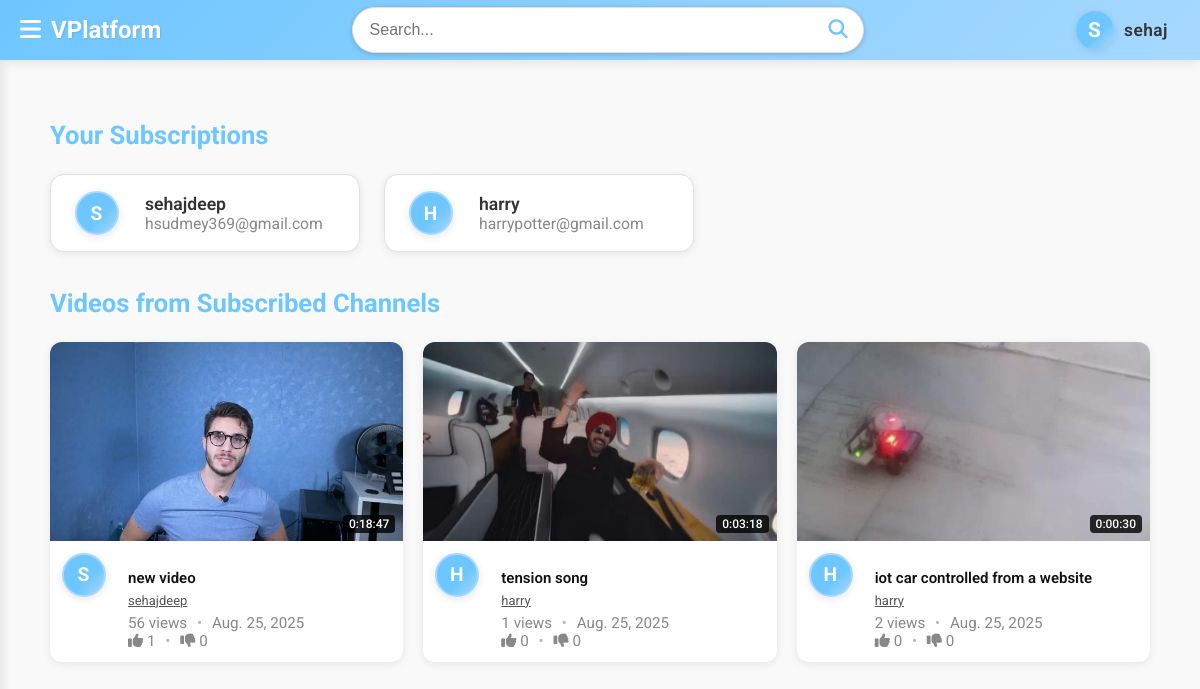
The app's page /subscription/ (signed in) with its own data.
### videos_display/models.py (models this page shows, shortened)
class Video(models.Model):
    username = models.CharField(max_length=100)
    email = models.EmailField()
    title = models.CharField(max_length=200)
    description = models.CharField(max_length=2000)
    published_date = models.DateField(auto_now=True)
    category = models.CharField(max_length=25)
    video = models.FileField(upload_to='videos/')
    thumbnail = models.ImageField(upload_to='thumbnails/', null=True, blank=True)
    duration = models.CharField(max_length=8, blank=True, null=True)  # in seconds
    views = models.PositiveIntegerField(default=0)
    likes = models.PositiveIntegerField(default=0)
    dislikes = models.PositiveIntegerField(default=0)

### videos_display/views.py (the view)
# urls.py: path('subscription/',vd_views.subscriptions,name='subscriptions'),
def subscriptions(request):
    if request.user.is_authenticated:
        user = request.user
        subscriptions = user.subscriptions.select_related('channel').all()
        subscribed_channels = [sub.channel for sub in subscriptions]
        subscribed_videos = Video.objects.filter(username__in=[c.username for c in subscribed_channels]).order_by('-published_date')
        return render(request, 'videos_display/subscriptions.html', {
            'subscribed_channels': subscribed_channels,
            'subscribed_videos': subscribed_videos,
        })
    else:
        return render(request, 'User/sign_in_request_page.html')

### videos_display/templates/videos_display/subscriptions.html (shortened to what this page needs)
{% extends 'base.html' %}
{% block extra_css %}
<link rel="stylesheet" href="/static/css/subscriptions.css">
{% endblock %}
{% block content %}
<div class="subscriptions-container">
    <h2 class="subscriptions-title">Your Subscriptions</h2>
    <div class="subscriptions-list">
        {% for channel in subscribed_channels %}
        <div class="subscription-card">
            <div class="channel-avatar user-avatar user-avatar-circle" title="{{ channel.username }}">
                <span class="user-avatar-initial">{{ channel.username|slice:':1'|upper }}</span>
            </div>
            <div class="channel-details">
                <div class="channel-username">{{ channel.username }}</div>
                <div class="channel-email">{{ channel.email }}</div>
            </div>
        </div>
        {% empty %}
        <p>You are not subscribed to any channels.</p>
        {% endfor %}
    </div>
    <h3 class="subscriptions-title" style="margin-top:36px;">Videos from Subscribed Channels</h3>
    <div class="subscribed-videos-grid">
        {% for video in subscribed_videos %}
        <div class="video-card">
            <div class="thumbnail-container">
                <a href="/video/{{ video.id }}/">
                    <img src="{{ video.thumbnail.url }}" alt="{{ video.title }}">
                    <div class="duration-badge">{{ video.duration }}</div>
                </a>
            </div>
            <div class="video-info">
                <div class="channel-avatar user-avatar user-avatar-circle" title="{{ video.username }}">
                    <span class="user-avatar-initial">{{ video.username|slice:':1'|upper }}</span>
                </div>
                <div class="video-details">
                    <h3 class="video-title">
                        <a href="/video/{{ video.id }}/">{{ video.title }}</a>
                    </h3>
                    <div class="channel-info">
                        <a href="#" class="channel-name">{{ video.username }}</a>
                    </div>
                    <div class="video-stats">
                        <span>{{ video.views }} views</span>
                        <span class="stat-separator">•</span>
                        <span>{{ video.published_date }}</span>
                        <br>
                        <i class="fas fa-thumbs-up"></i> {{ video.likes }}
                        <span class="stat-separator">•</span>
                        <i class="fas fa-thumbs-down"></i> {{ video.dislikes }}
                    </div>
                </div>
            </div>
        </div>
        {% empty %}
        <p>No videos from your subscriptions yet.</p>
        {% endfor %}
    </div>
</div>
{% endblock %}

### templates/base.html (shortened to what this page needs)
{% load static %}
<!DOCTYPE html>
<html lang="en">
<head>
    <link rel="stylesheet" href="https://cdnjs.cloudflare.com/ajax/libs/font-awesome/6.4.0/css/all.min.css">
    <link rel="stylesheet" href="{% static 'css/base.css' %}">
    {% block extra_css %}
    {% endblock %}
</head>
<body>
    <div class="wrapper">
        <div class="top-bar">
            <div class="top-left">
                <button type="button" id="sidebarCollapse" class="btn">
                    <i class="fas fa-bars"></i>
                </button>
                <a class="site-title" href="/">VPlatform</a>
            </div>
            <div class="search-container">
                <div >
                    <form method="get" action="/results/" class="search-box">
                        <input type="text" placeholder="Search..." name="search_query" value="{{request.GET.search_query}}" />
                        <button type="submit"><i class="fas fa-search"></i></button>
                    </form>
                    </div>
            </div>
                {% if user.is_authenticated %}
                <a href="/user_info/" class="user-profile-container user-profile-link">
                    <div class="user-avatar user-avatar-circle">
                        <span class="user-avatar-initial">{{ user.username|slice:":1"|upper }}</span>
                    </div>
                    <span class="username-text">{{ user.username }}</span>
                </a>
                {% else %}
                <a href="/sign_in" class="sign-in">Sign In</a>
                {% endif %}
        </div>
        <div id="content">
            {% block content%}
            {% endblock %}
        </div>
    </div>
</body>
</html>

### static/css/base.css (style rules this page uses)
:root { --primary-color: #6ec6ff; --secondary-color: #a7d8ff; --background-color: #f9f9f9; --text-color: #333333; --text-color-light: #ffffff; --border-color: #e0e0e0; }
body { font-family: 'Roboto', sans-serif; background-color: var(--background-color); color: var(--text-color); margin: 0; padding: 0; padding-top: 60px; }
.wrapper { display: flex; width: 100%; }
.top-bar { position: fixed; top: 0; left: 0; right: 0; height: 60px; background: linear-gradient(135deg, var(--primary-color) 0%, var(--secondary-color) 100%); display: flex; align-items: center; padding: 0 20px; box-shadow: 0 2px 10px rgba(0, 0, 0, 0.1); z-index: 1001; justify-content: space-between; }
.top-left { display: flex; align-items: center; }
#sidebarCollapse { background: none; border: none; font-size: 1.5rem; color: var(--text-color-light); padding: 0; margin-right: 10px; cursor: pointer; transition: transform 0.3s ease; }
.site-title { font-weight: bold; color: var(--text-color-light); font-size: 1.5rem; text-decoration: none; text-shadow: 1px 1px 2px rgba(0, 0, 0, 0.1); }
.search-container { flex-grow: 1; display: flex; justify-content: center; }
.search-box { width: 50vw; max-width: 500px; display: flex; background: var(--text-color-light); border-radius: 25px; padding: 5px; border: 1px solid var(--border-color); box-shadow: 0 1px 5px rgba(0, 0, 0, 0.2); }
.search-box input { width: 100%; border: none; outline: none; padding: 8px 12px; border-radius: 25px; font-size: 1rem; }
.search-box button { background: transparent; border: none; cursor: pointer; padding: 5px 10px; font-size: 1.2rem; color: var(--primary-color); }
.user-profile-link { display: flex; align-items: center; text-decoration: none; color: inherit; margin-left: 18px; transition: background 0.15s; border-radius: 24px; padding: 4px 12px 4px 4px; }
.user-avatar.user-avatar-circle { width: 38px; height: 38px; border-radius: 50%; background: linear-gradient(135deg, var(--primary-color) 60%, var(--secondary-color) 100%); display: flex; align-items: center; justify-content: center; margin-right: 10px; box-shadow: 0 2px 8px rgba(0,0,0,0.10); }
.user-avatar-initial { color: var(--text-color-light); font-size: 1.3rem; font-weight: 700; letter-spacing: 1px; }
.username-text { font-size: 1.08rem; font-weight: 600; color: var(--text-color); letter-spacing: 0.5px; }
#content { width: 100%; padding: 20px; }

### records on screen
Video: thumbnail (picture), duration "0:18:47", username "S", title "new video", username "sehajdeep", views "56", published_date "Aug. 25, 2025", likes "1", dislikes "0"
Video: thumbnail (picture), duration "0:03:18", username "H", title "tension song", username "harry", views "1", published_date "Aug. 25, 2025", likes "0", dislikes "0"
Video: thumbnail (picture), duration "0:00:30", username "H", title "iot car controlled from a website", username "harry", views "2", published_date "Aug. 25, 2025", likes "0", dislikes "0"

### other values on screen
{{ user.username|slice:":1"|upper }} "S"
{{ user.username }} "sehaj"
{{ channel.username|slice:':1'|upper }} "S"
{{ channel.username }} "sehajdeep"
{{ channel.email }} "hsudmey369@gmail.com"
{{ channel.username|slice:':1'|upper }} "H"
{{ channel.username }} "harry"
{{ channel.email }} "harrypotter@gmail.com"
